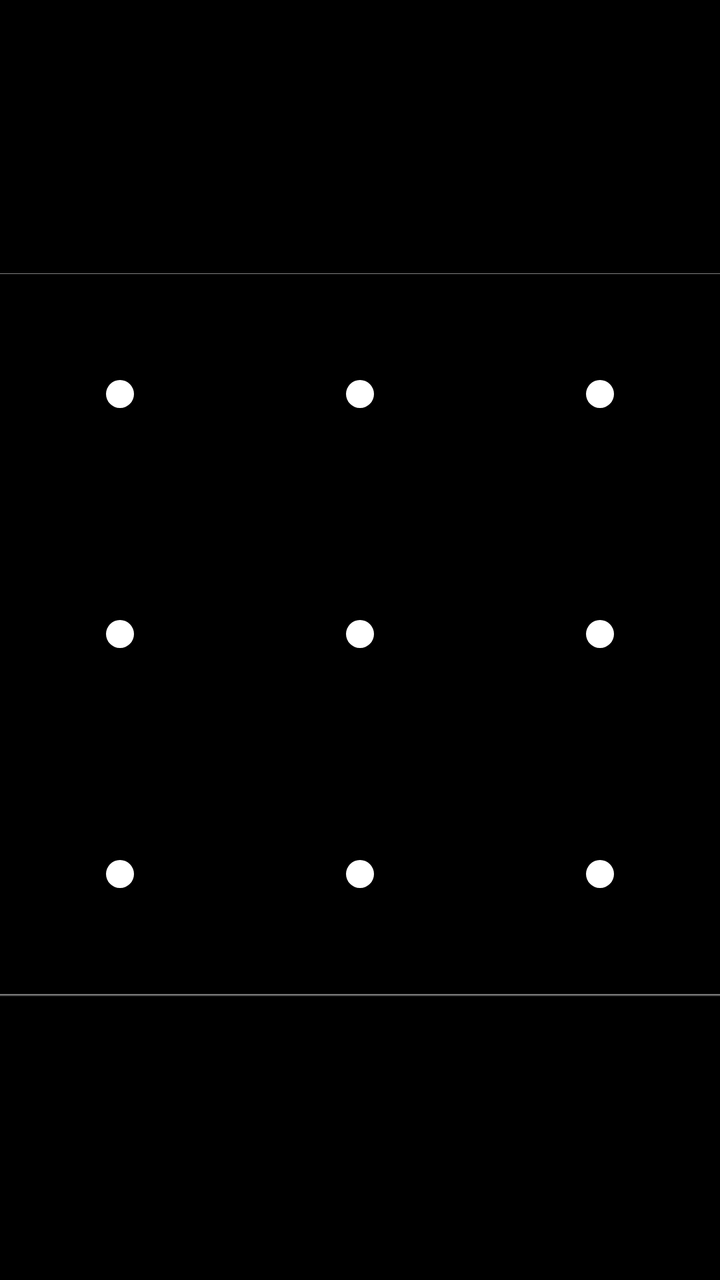
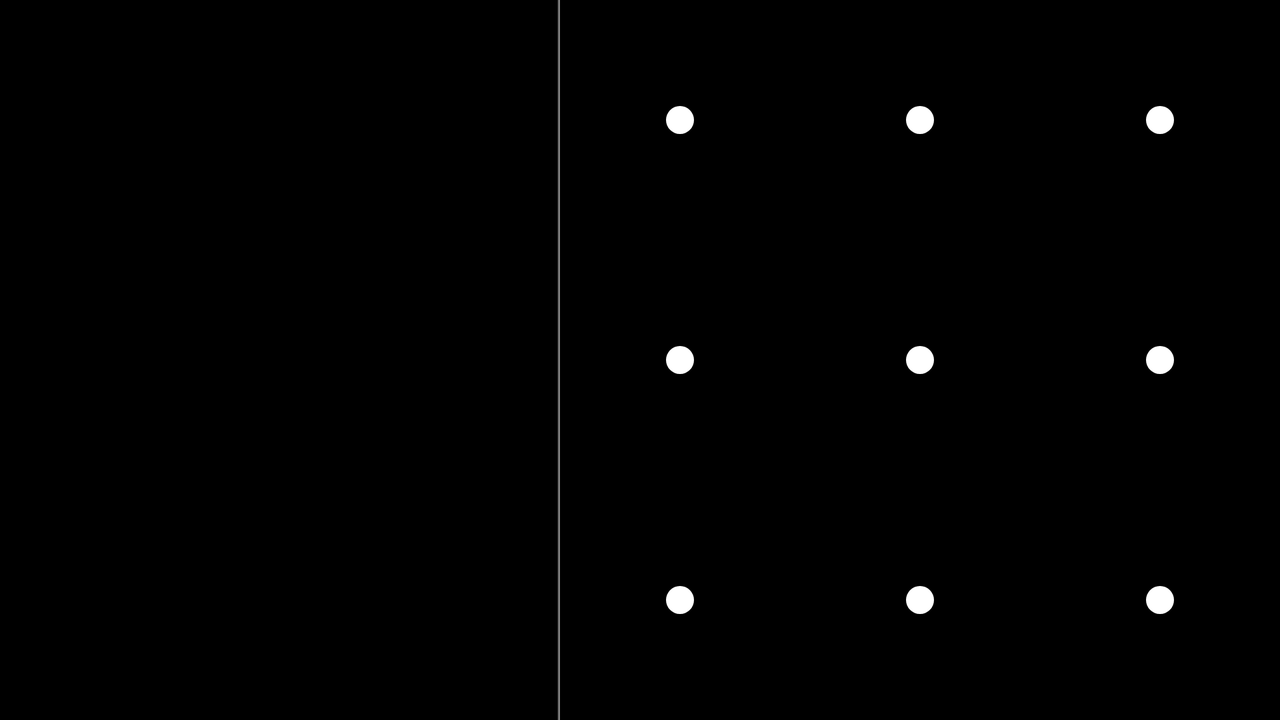

First picture: res/layout/ on a phone held upright. Second picture: the repository's own variant of that layout, on a device whose configuration matches the variant's folder. Source for both follows.
<!-- AndroidManifest.xml: application theme Theme.Settings -->
<!-- res/layout/confirm_lock_pattern.xml -->
<?xml version="1.0" encoding="utf-8"?>
<com.android.internal.widget.LinearLayoutWithDefaultTouchRecepient
        xmlns:android="http://schemas.android.com/apk/res/android"
    android:id="@+id/topLayout"
    android:orientation="vertical"
    android:layout_width="wrap_content"
    android:layout_height="match_parent"
    android:background="@color/black">

    <TextView android:id="@+id/headerText"
        android:layout_width="match_parent"
        android:layout_height="0dip"
        android:layout_weight="1.0"
        android:gravity="center"
        android:textSize="18sp" />

    <View
         android:background="@*android:drawable/code_lock_top"
         android:layout_width="match_parent"
         android:layout_height="2dip" />
    <com.android.internal.widget.LockPatternView android:id="@+id/lockPattern"
         android:layout_width="wrap_content"
         android:layout_height="wrap_content" />
    <View
         android:background="@*android:drawable/code_lock_bottom"
         android:layout_width="match_parent"
         android:layout_height="8dip" />

    <TextView android:id="@+id/footerText"
        android:layout_width="match_parent"
        android:layout_height="0dip"
        android:layout_weight="1.0"
        android:gravity="center"
        android:textSize="14sp" />

</com.android.internal.widget.LinearLayoutWithDefaultTouchRecepient>
<!-- resources referenced by this layout -->
<resources>
  <color name="black">#000</color>
</resources>
<!-- res/layout-land/confirm_lock_pattern.xml (the repository's variant of the layout above) -->
<!-- drawn on the phone turned sideways -->
<?xml version="1.0" encoding="utf-8"?>
<com.android.internal.widget.LinearLayoutWithDefaultTouchRecepient
        xmlns:android="http://schemas.android.com/apk/res/android"
    android:id="@+id/topLayout"
    android:orientation="horizontal"
    android:layout_width="match_parent"
    android:layout_height="match_parent"
    android:background="@color/black">

    
    <LinearLayout
            android:orientation="vertical"
            android:layout_width="0dip"
            android:layout_height="match_parent"
            android:layout_weight="1.0"
            >

        
        <TextView android:id="@+id/headerText"
                  android:layout_width="match_parent"
                  android:layout_height="wrap_content"
                  android:gravity="center"
                  android:textSize="18sp"/>

        
        <View
            android:layout_weight="1.0"
            android:layout_width="match_parent"
            android:layout_height="0dip"
            />

        
        <TextView android:id="@+id/footerText"
                  android:layout_width="match_parent"
                  android:layout_height="wrap_content"
                  android:gravity="center"
                  android:textSize="14sp"/>
    </LinearLayout>

    <View
         android:background="@*android:drawable/code_lock_left"
         android:layout_width="2dip"
         android:layout_height="match_parent" />
    
    <com.android.internal.widget.LockPatternView android:id="@+id/lockPattern"
         android:layout_width="wrap_content"
         android:layout_height="wrap_content" />

</com.android.internal.widget.LinearLayoutWithDefaultTouchRecepient>
